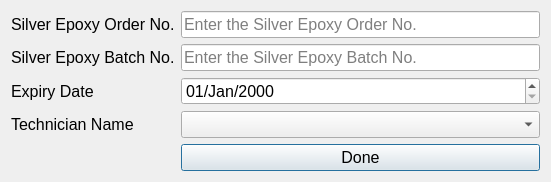
<?xml version="1.0" encoding="UTF-8"?>
<ui version="4.0">
 <class>stdgluingDialog</class>
 <widget class="QDialog" name="stdgluingDialog">
  <property name="geometry">
   <rect>
    <x>0</x>
    <y>0</y>
    <width>551</width>
    <height>171</height>
   </rect>
  </property>
  <property name="font">
   <font>
    <pointsize>12</pointsize>
   </font>
  </property>
  <property name="windowTitle">
   <string>Gluing for Standard Wire Clamp</string>
  </property>
  <layout class="QGridLayout" name="gridLayout">
   <item row="0" column="0">
    <layout class="QFormLayout" name="formLayout">
     <property name="fieldGrowthPolicy">
      <enum>QFormLayout::AllNonFixedFieldsGrow</enum>
     </property>
     <item row="0" column="0">
      <widget class="QLabel" name="stdgluing_SE_orderNo">
       <property name="font">
        <font>
         <pointsize>12</pointsize>
        </font>
       </property>
       <property name="text">
        <string>Silver Epoxy Order No.</string>
       </property>
       <property name="textInteractionFlags">
        <set>Qt::NoTextInteraction</set>
       </property>
      </widget>
     </item>
     <item row="0" column="1">
      <widget class="QLineEdit" name="stdgluing_SE_orderNo_le">
       <property name="font">
        <font>
         <pointsize>12</pointsize>
        </font>
       </property>
       <property name="placeholderText">
        <string>Enter the Silver Epoxy Order No.</string>
       </property>
      </widget>
     </item>
     <item row="1" column="0">
      <widget class="QLabel" name="stdgluing_SE_batchNo">
       <property name="font">
        <font>
         <pointsize>12</pointsize>
        </font>
       </property>
       <property name="text">
        <string>Silver Epoxy Batch No.</string>
       </property>
       <property name="textInteractionFlags">
        <set>Qt::NoTextInteraction</set>
       </property>
      </widget>
     </item>
     <item row="1" column="1">
      <widget class="QLineEdit" name="stdgluing_SE_batchNo_le">
       <property name="font">
        <font>
         <pointsize>12</pointsize>
        </font>
       </property>
       <property name="placeholderText">
        <string>Enter the Silver Epoxy Batch No.</string>
       </property>
      </widget>
     </item>
     <item row="2" column="0">
      <widget class="QLabel" name="stdgluing_SE_expiry">
       <property name="font">
        <font>
         <pointsize>12</pointsize>
        </font>
       </property>
       <property name="text">
        <string>Expiry Date</string>
       </property>
       <property name="textInteractionFlags">
        <set>Qt::NoTextInteraction</set>
       </property>
      </widget>
     </item>
     <item row="2" column="1">
      <widget class="QDateEdit" name="stdgluing_SE_expiry_date">
       <property name="font">
        <font>
         <pointsize>12</pointsize>
        </font>
       </property>
       <property name="displayFormat">
        <string>dd/MMM/yyyy</string>
       </property>
      </widget>
     </item>
     <item row="3" column="0">
      <widget class="QLabel" name="stdgluing_SE_tech">
       <property name="font">
        <font>
         <pointsize>12</pointsize>
        </font>
       </property>
       <property name="text">
        <string>Technician Name</string>
       </property>
       <property name="textInteractionFlags">
        <set>Qt::NoTextInteraction</set>
       </property>
      </widget>
     </item>
     <item row="3" column="1">
      <widget class="QComboBox" name="stdgluing_SE_tech_cb">
       <property name="font">
        <font>
         <pointsize>12</pointsize>
        </font>
       </property>
       <item>
        <property name="text">
         <string/>
        </property>
       </item>
       <item>
        <property name="text">
         <string>60008229</string>
        </property>
       </item>
       <item>
        <property name="text">
         <string>H0023</string>
        </property>
       </item>
       <item>
        <property name="text">
         <string>60013479</string>
        </property>
       </item>
       <item>
        <property name="text">
         <string>T9942</string>
        </property>
       </item>
       <item>
        <property name="text">
         <string>60014194</string>
        </property>
       </item>
       <item>
        <property name="text">
         <string>H0017</string>
        </property>
       </item>
      </widget>
     </item>
     <item row="4" column="1">
      <widget class="QPushButton" name="pushButton">
       <property name="text">
        <string>Done</string>
       </property>
      </widget>
     </item>
    </layout>
   </item>
  </layout>
 </widget>
 <resources/>
 <connections/>
</ui>
